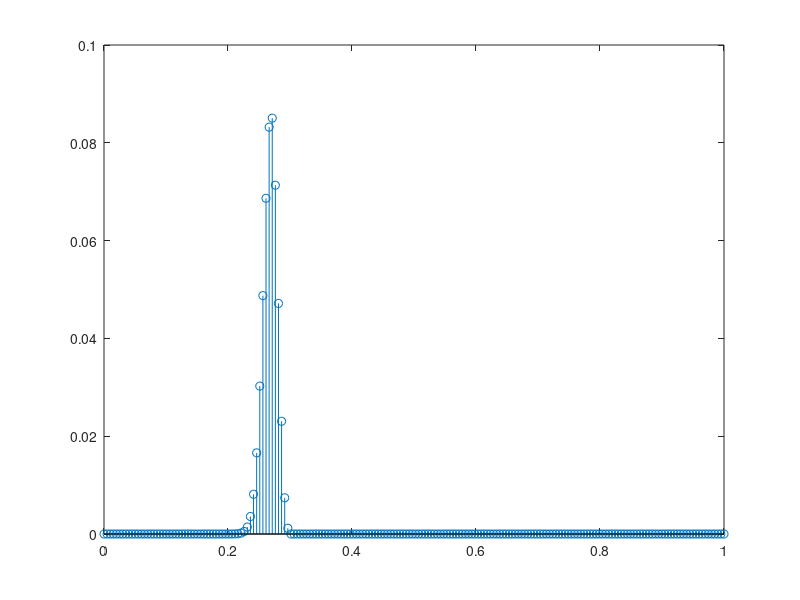
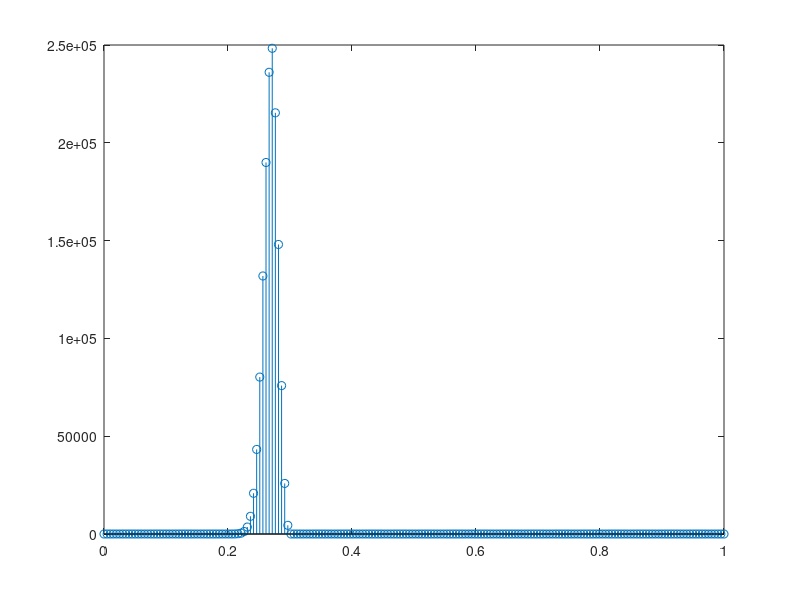

Recreate these plots in MATLAB, in order.
%% PUNTO 3
clc 

n = 200;
t = 1;
c = 0.5;

%PUNTO 3
f = @(x) 0.4*exp(-300*(x-0.5).^2) + 0.1*exp(-300*(x-0.65).^2);

U0_X = zeros(n,1);
shiftMatrix = zeros(n,n);
row = 1;
I = eye(n);


%MATRIZ DE U CON T = 0 
for i = 0.0 :0.005: t
   if i ~= t
    U0_X(row, 1) = f(i);
    row = row + 1; 
   end
end


%MATRIZ DE FORWARD
for i = 1.0: 1.0 :n
   if i ~= n 
    shiftMatrix(i, i+1) = 1;
   end
end

%U = -c*(shiftMatrix*U0_X) + (c+1)*U0_X
%ONE SIDED METHOD
for i = 0.0: 0.005 : t
    U = -c*(shiftMatrix*U0_X) + (c+1)*U0_X;
    U0_X = U;
end

figure
X = linspace(0,1,200);
if (t == 0)
    Y = f(X);
else 
    Y = abs(U);
end
stem(X,Y)


%% PUNTO 5

n = 200;
t = 0.3;
c = 0.5;

%PUNTO 3
f = @(x) 0.4*exp(-300*(x-0.5).^2) + 0.1*exp(-300*(x-0.65).^2);

%PUNTO 6    

% f = @(x) 1 - (x-0.7)/(0.1) %|x-0.7| <= 0.1
% 

U0_X = zeros(n,1);
U0_Xm1 = zeros(n,1);
shiftMatrix = zeros(n,n);
row = 1;
I = eye(n);


%MATRIZ DE U CON T = 0 
for i = 0.0 :0.005: t
   if i ~= t
    U0_X(row, 1) = f(i);
    row = row + 1; 
   end
end


%MATRIZ DE FORWARD
for i = 1.0: 1.0 :n
   if i ~= n 
    shiftMatrix(i, i+1) = 1;
   end
end

%U = -c*(shiftMatrix*U0_X) + (c+1)*U0_X
% LAX-WENDROFF METHOD
for i = 0.0: 0.005 : t
    U = 1/2*c*(c-1)*(shiftMatrix*U0_X) - (c^2 - 1)*U0_X + 1/2 * c*(c+1) * U0_Xm1; 
    U0_X = U;
    U0_Xm1 = U0_X;
end


% figure
% X = linspace(0,1,200);
% Y = f(X);
% stem(X,Y)

figure
X = linspace(0,1,200);
if (t == 0)
    Y = f(X);
else 
    Y = abs(U);
end
stem(X,Y)

%% PUNTO 6

n = 200;
t = 0.3;
c = 0.5;

 f = @(x) 1 - (x-0.7)/(0.1) %|x-0.7| <= 0.1


U0_X = zeros(n,1);
U0_Xm1 = zeros(n,1);
shiftMatrix = zeros(n,n);
row = 1;
I = eye(n);


%MATRIZ DE U CON T = 0 
for i = 0.0 :0.005: t
   if i ~= t
    U0_X(row, 1) = f(i);
    row = row + 1; 
   end
end


%MATRIZ DE FORWARD
for i = 1.0: 1.0 :n
   if i ~= n 
    shiftMatrix(i, i+1) = 1;
   end
end

%U = -c*(shiftMatrix*U0_X) + (c+1)*U0_X
% LAX-WENDROFF METHOD
for i = 0.0: 0.005 : t
    U = 1/2*c*(c-1)*(shiftMatrix*U0_X) - (c^2 - 1)*U0_X + 1/2 * c*(c+1) * U0_Xm1; 
    U0_X = U;
    U0_Xm1 = U0_X;
end


% figure
% X = linspace(0,1,200);
% Y = f(X);
% stem(X,Y)

figure
X = linspace(0,1,200);
if (t == 0)
    Y = f(X);
else 
    Y = abs(U);
end
stem(X,Y)
